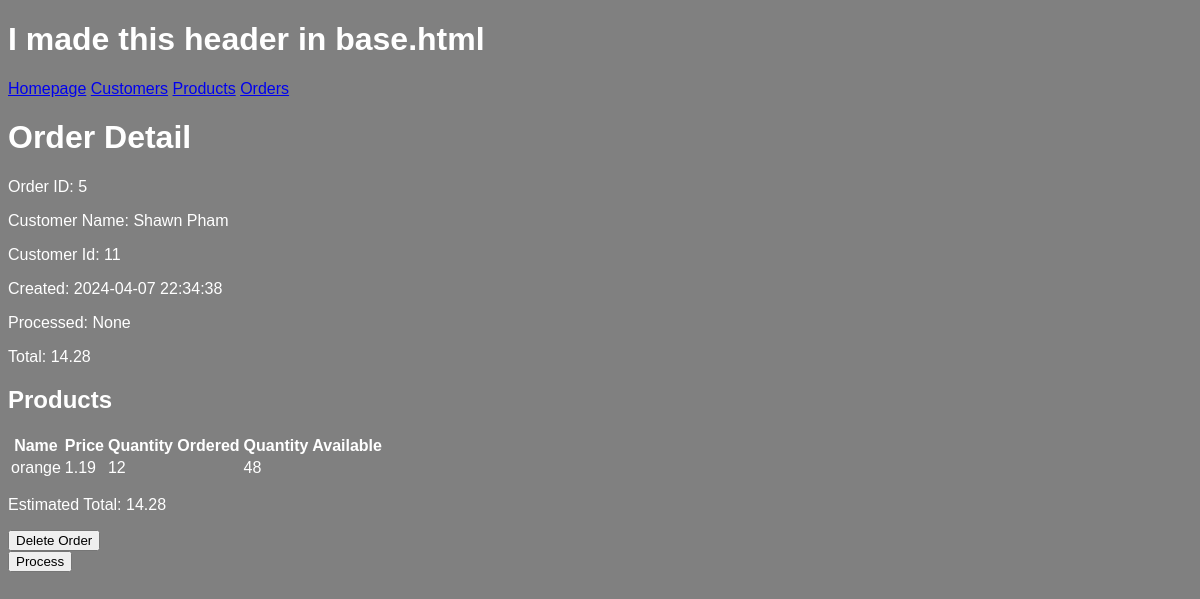
/order/5, run on an earlier commit of the app's database.
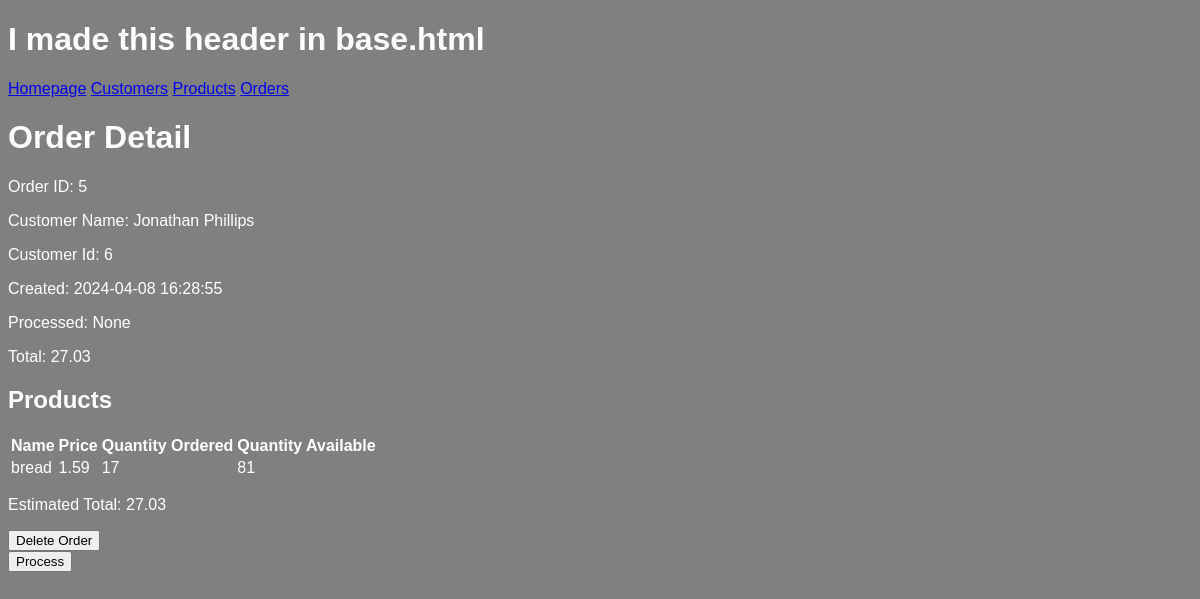
And on a later commit of the database.
### models.py (models this page shows, shortened)
class Customer(db.Model):
	id = mapped_column(Integer, primary_key=True)
	name = mapped_column(String(200), nullable=False, unique=True)
	phone = mapped_column(String(20), nullable=False)
	balance = mapped_column(DECIMAL(18, 2), nullable=False, default=0)
	orders = relationship("Order")

class Order(db.Model):
	id = mapped_column(Integer, primary_key=True)
	customer_id = mapped_column(Integer, ForeignKey('customer.id'), nullable=False)
	total = mapped_column(DECIMAL(18, 2), nullable=False, default=0)
	created = mapped_column(DateTime, nullable=False, default=func.now())
	processed = mapped_column(DateTime, nullable=True, default=None)
	customer = relationship("Customer", back_populates="orders")
	items = relationship("ProductOrder", cascade="all, delete-orphan")
	def calculate_total(self):
		total = 0
		for item in self.items:
			total += item.product.price * item.quantity
		self.total = total
		return round(self.total, 2)

class ProductOrder(db.Model):
	id = mapped_column(Integer, primary_key=True)
	order_id = mapped_column(Integer, ForeignKey(Order.id), nullable=False)
	product_id = mapped_column(Integer, ForeignKey(Product.id), nullable=False)
	quantity = mapped_column(Integer, nullable=False)
	product = relationship("Product")
	order = relationship("Order", back_populates="items")

class Product(db.Model):
	id = mapped_column(Integer, primary_key=True)
	name = mapped_column(String(200), nullable=False, unique=True)
	price = mapped_column(DECIMAL(18, 2), nullable=False)
	available = mapped_column(Integer, nullable=False, default=0)

### routes/html.py (the view)
@html_bp.route("/order/<int:order_id>")
def order_detail(order_id):
    order = Order.query.get(order_id)
    if not order:
        return "Order not found", 404
    estimated_total = order.calculate_total()
    return render_template("order_detail.html", order=order, estimated_total=estimated_total)

### templates/order_detail.html
{% extends "base.html" %}
{% block content %}
<h1>Order Detail</h1>
<p>Order ID: {{ order.id }}</p>
<p>Customer Name: {{ order.customer.name }}</p>
<p>Customer Id: {{ order.customer.id }}</p>
<p>Created: {{ order.created }}</p>
<p>Processed: {{ order.processed }}</p>
<p>Total: {{ order.total }}</p>
<h2>Products</h2>
<table>
  <tr>
    <th>Name</th>
    <th>Price</th>
    <th>Quantity Ordered</th>
    <th>Quantity Available</th>
  </tr>
  {% for item in order.items %}
  <tr>
    <td>{{ item.product.name }}</td>
    <td>{{ item.product.price }}</td>
    <td>{{ item.quantity }}</td>
    <td>{{ item.product.available }}</td>
  </tr>
  {% endfor %}
</table>
<p>Estimated Total: {{ estimated_total }}</p>
{% if not order.processed %}
<form action="{{ url_for('html.order_delete_web', order_id=order.id) }}" method="post">
    <button type="submit">Delete Order</button>
</form>
<form action="{{ url_for('html.order_process_web', order_id=order.id) }}" method="post">
    <button type="submit">Process</button>
</form>
 {% endif %}
{% endblock %}

What changed in the data, as far as the page shows it:
no longer on this page (row edited): Customer: customer.name "Shawn Pham", customer.id "11"
changed Order "None": created "2024-04-07 22:34:38" → "2024-04-08 16:28:55"; total "14.28" → "27.03"
now on this page (row unchanged): Customer: customer.name "Jonathan Phillips", customer.id "6"
changed ProductOrder: product.name "orange" → "bread"; product.price "1.19" → "1.59"; quantity "12" → "17"; product.available "48" → "81"
Also different on the page:
{{ estimated_total }}: "14.28" → "27.03"
